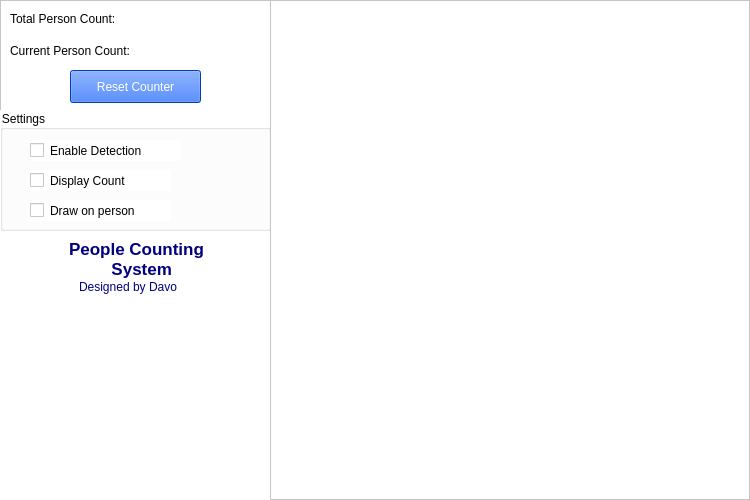
<?xml version="1.0" encoding="UTF-8"?>
<ui version="4.0">
 <class>Form</class>
 <widget class="QWidget" name="Form">
  <property name="geometry">
   <rect>
    <x>0</x>
    <y>0</y>
    <width>750</width>
    <height>500</height>
   </rect>
  </property>
  <property name="baseSize">
   <size>
    <width>0</width>
    <height>0</height>
   </size>
  </property>
  <property name="windowTitle">
   <string>Form</string>
  </property>
  <layout class="QHBoxLayout" name="horizontalLayout">
   <property name="spacing">
    <number>0</number>
   </property>
   <property name="leftMargin">
    <number>0</number>
   </property>
   <property name="topMargin">
    <number>0</number>
   </property>
   <property name="rightMargin">
    <number>0</number>
   </property>
   <property name="bottomMargin">
    <number>0</number>
   </property>
   <item>
    <widget class="QWidget" name="widget" native="true">
     <property name="sizePolicy">
      <sizepolicy hsizetype="Expanding" vsizetype="Expanding">
       <horstretch>1</horstretch>
       <verstretch>1</verstretch>
      </sizepolicy>
     </property>
     <property name="minimumSize">
      <size>
       <width>200</width>
       <height>0</height>
      </size>
     </property>
     <property name="maximumSize">
      <size>
       <width>270</width>
       <height>9999</height>
      </size>
     </property>
     <property name="baseSize">
      <size>
       <width>400</width>
       <height>0</height>
      </size>
     </property>
     <property name="styleSheet">
      <string notr="true">background-color: rgb(255, 255,255);
border-right-color: rgb(0, 85, 255);</string>
     </property>
     <widget class="QFrame" name="frame">
      <property name="geometry">
       <rect>
        <x>0</x>
        <y>0</y>
        <width>271</width>
        <height>111</height>
       </rect>
      </property>
      <property name="sizePolicy">
       <sizepolicy hsizetype="Expanding" vsizetype="Expanding">
        <horstretch>1</horstretch>
        <verstretch>1</verstretch>
       </sizepolicy>
      </property>
      <property name="autoFillBackground">
       <bool>false</bool>
      </property>
      <property name="styleSheet">
       <string notr="true">background-color: rgb(255, 255, 255);</string>
      </property>
      <property name="frameShape">
       <enum>QFrame::StyledPanel</enum>
      </property>
      <property name="frameShadow">
       <enum>QFrame::Raised</enum>
      </property>
      <widget class="QLabel" name="label">
       <property name="geometry">
        <rect>
         <x>10</x>
         <y>10</y>
         <width>131</width>
         <height>17</height>
        </rect>
       </property>
       <property name="text">
        <string>Total Person Count: </string>
       </property>
      </widget>
      <widget class="QLabel" name="label_2">
       <property name="geometry">
        <rect>
         <x>10</x>
         <y>40</y>
         <width>161</width>
         <height>21</height>
        </rect>
       </property>
       <property name="text">
        <string>Current Person Count: </string>
       </property>
      </widget>
      <widget class="QPushButton" name="pushButton">
       <property name="geometry">
        <rect>
         <x>70</x>
         <y>70</y>
         <width>131</width>
         <height>33</height>
        </rect>
       </property>
       <property name="styleSheet">
        <string notr="true">background-color: rgb(0, 85, 255);
color: rgb(255, 255, 255);</string>
       </property>
       <property name="text">
        <string>Reset Counter</string>
       </property>
      </widget>
     </widget>
     <widget class="QGroupBox" name="groupBox">
      <property name="geometry">
       <rect>
        <x>0</x>
        <y>110</y>
        <width>271</width>
        <height>121</height>
       </rect>
      </property>
      <property name="title">
       <string>Settings</string>
      </property>
      <widget class="QCheckBox" name="checkBox">
       <property name="geometry">
        <rect>
         <x>30</x>
         <y>30</y>
         <width>151</width>
         <height>21</height>
        </rect>
       </property>
       <property name="text">
        <string>Enable Detection</string>
       </property>
      </widget>
      <widget class="QCheckBox" name="checkBox_2">
       <property name="geometry">
        <rect>
         <x>30</x>
         <y>60</y>
         <width>141</width>
         <height>21</height>
        </rect>
       </property>
       <property name="text">
        <string>Display Count</string>
       </property>
      </widget>
      <widget class="QCheckBox" name="checkBox_3">
       <property name="geometry">
        <rect>
         <x>30</x>
         <y>90</y>
         <width>141</width>
         <height>21</height>
        </rect>
       </property>
       <property name="text">
        <string>Draw on person</string>
       </property>
      </widget>
     </widget>
     <widget class="QWidget" name="widget_3" native="true">
      <property name="geometry">
       <rect>
        <x>9</x>
        <y>239</y>
        <width>261</width>
        <height>74</height>
       </rect>
      </property>
      <widget class="QLabel" name="label_3">
       <property name="geometry">
        <rect>
         <x>60</x>
         <y>0</y>
         <width>135</width>
         <height>40</height>
        </rect>
       </property>
       <property name="font">
        <font>
         <family>Ubuntu</family>
         <pointsize>13</pointsize>
         <weight>75</weight>
         <italic>false</italic>
         <bold>true</bold>
        </font>
       </property>
       <property name="styleSheet">
        <string notr="true">color: rgb(0, 0, 127);</string>
       </property>
       <property name="text">
        <string>People Counting
         System</string>
       </property>
      </widget>
      <widget class="QLabel" name="label_4">
       <property name="geometry">
        <rect>
         <x>70</x>
         <y>40</y>
         <width>104</width>
         <height>16</height>
        </rect>
       </property>
       <property name="styleSheet">
        <string notr="true">font: 75 10pt &quot;Ubuntu&quot;;
color: rgb(0, 0, 127);</string>
       </property>
       <property name="text">
        <string>Designed by Davo </string>
       </property>
      </widget>
     </widget>
    </widget>
   </item>
   <item>
    <widget class="QWidget" name="widget_2" native="true">
     <property name="sizePolicy">
      <sizepolicy hsizetype="Preferred" vsizetype="Preferred">
       <horstretch>1</horstretch>
       <verstretch>1</verstretch>
      </sizepolicy>
     </property>
     <property name="minimumSize">
      <size>
       <width>0</width>
       <height>0</height>
      </size>
     </property>
     <property name="styleSheet">
      <string notr="true">background-color: rgb(255, 255, 255);</string>
     </property>
     <layout class="QHBoxLayout" name="horizontalLayout_2">
      <property name="spacing">
       <number>0</number>
      </property>
      <property name="leftMargin">
       <number>0</number>
      </property>
      <property name="topMargin">
       <number>0</number>
      </property>
      <property name="rightMargin">
       <number>0</number>
      </property>
      <property name="bottomMargin">
       <number>0</number>
      </property>
      <item>
       <widget class="QGraphicsView" name="graphicsView">
        <property name="enabled">
         <bool>true</bool>
        </property>
        <property name="sizePolicy">
         <sizepolicy hsizetype="Expanding" vsizetype="Expanding">
          <horstretch>1</horstretch>
          <verstretch>1</verstretch>
         </sizepolicy>
        </property>
       </widget>
      </item>
     </layout>
    </widget>
   </item>
  </layout>
 </widget>
 <resources/>
 <connections/>
</ui>
